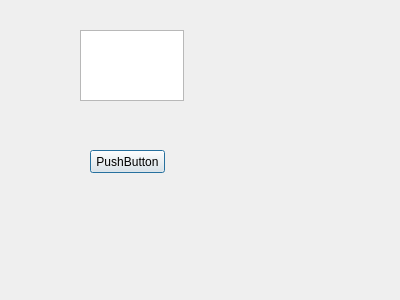
<?xml version="1.0" encoding="UTF-8"?>
<ui version="4.0">
 <class>MyDialog</class>
 <widget class="QDialog" name="MyDialog">
  <property name="geometry">
   <rect>
    <x>0</x>
    <y>0</y>
    <width>400</width>
    <height>300</height>
   </rect>
  </property>
  <property name="windowTitle">
   <string>Dialog</string>
  </property>
  <widget class="QTextEdit" name="textEdit">
   <property name="geometry">
    <rect>
     <x>80</x>
     <y>30</y>
     <width>104</width>
     <height>71</height>
    </rect>
   </property>
  </widget>
  <widget class="QPushButton" name="pushButton">
   <property name="geometry">
    <rect>
     <x>90</x>
     <y>150</y>
     <width>75</width>
     <height>23</height>
    </rect>
   </property>
   <property name="text">
    <string>PushButton</string>
   </property>
  </widget>
 </widget>
 <resources/>
 <connections/>
</ui>
